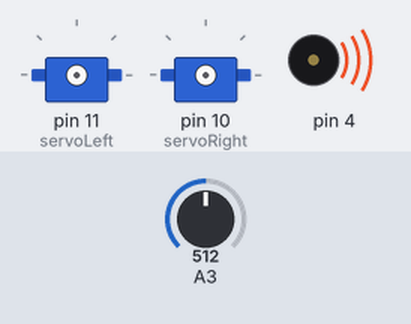
This sketch was run on a simulated Arduino Uno, built with avr-gcc and run on an emulated ATmega328P. Shown: 2 × servo, buzzer (waves = sounding). Inputs (shaded band) come from the test bench; at power-on: A3 = 512.

Above: at 0.1 s.
At 1.1 s:
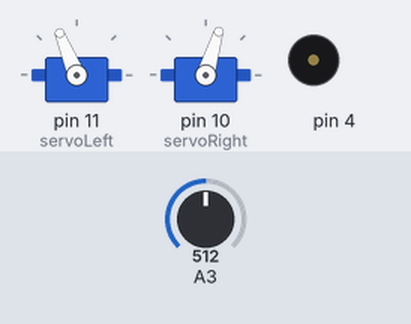
Timing chart, 0 to 2.6 s (numbered marks = the images above):
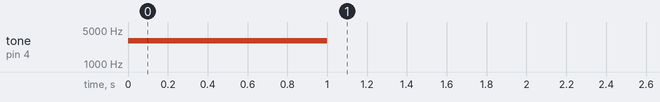

The sketch:

single_move.ino
```cpp
#include <Servo.h>
Servo servoLeft;
Servo servoRight;
void setup() {
    // Play a tone to show program is starting
    tone(4, 3000, 1000);
    delay(1000);

    // Servos moved to 10 & 11 for more accurate results
    // Try using 12 & 13 as well to see what happens
    servoLeft.attach(11);
    servoRight.attach(10);

    // Full speed forward for 3 seconds
    servoLeft.writeMicroseconds(1700);
    servoRight.writeMicroseconds(1300);
}

void loop() {
  float stoppingVoltage = 3.5;
  if(volts(A3) > stoppingVoltage){
   servoLeft.detach();
    servoRight.detach();
    }
}
float volts (int adPin){
  return float (analogRead(adPin)) *5 /1024.0;
}
```
